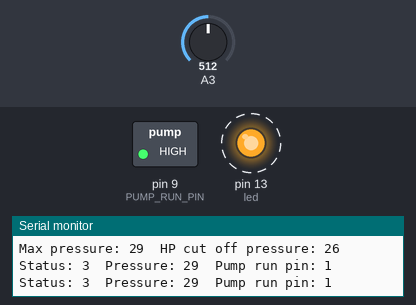
This sketch was run on a simulated Arduino Uno, built with avr-gcc and run on an emulated ATmega328P. Parts: switched loads named in the sketch (green lamp = pin HIGH), output pins drawn as LEDs (lit = HIGH), the last lines printed to the serial monitor. Dashed ring = blinking. The test bench sets the inputs (shaded band); at power-on: A3 = 512.

Above: at 11.2 s.
11.3 s: A3 set to 398
14.8 s: A3 set to 380
At 15.4 s:
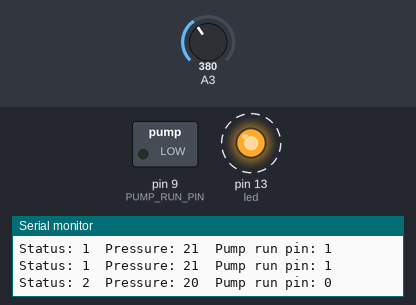
18.6 s: A3 set to 441
22.1 s: A3 set to 474
At 23.9 s:
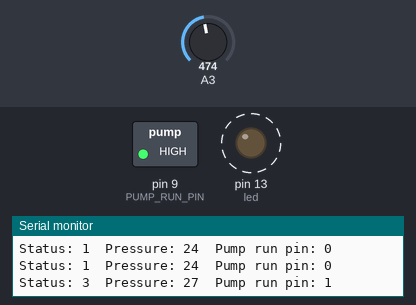
25.9 s: A3 set to 306
At 26.9 s:
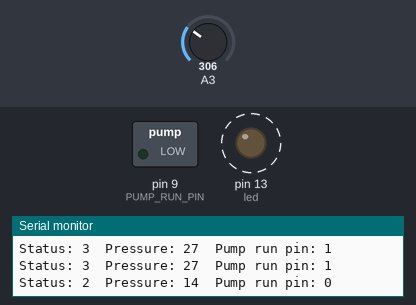
Timing chart, 0 to 30.7 s (numbered marks = the images above; inputs shaded):
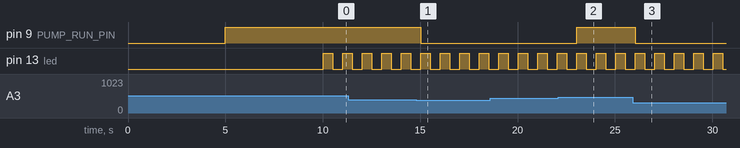

Measured:
- the behaviour switches between 389 and 388 on A3 (found by bisection; images 0 and 1)
- the behaviour switches between 457 and 458 on A3 (found by bisection; images 1 and 2)
- after the input at 14.8 s, pin 9 (PUMP_RUN_PIN): HIGH → LOW after 0.22 s
- after the input at 22.1 s, pin 9 (PUMP_RUN_PIN): LOW → HIGH after 0.93 s
- after the input at 25.9 s, pin 9 (PUMP_RUN_PIN): HIGH → LOW after 0.13 s
- by itself, pin 13 (led): alternates HIGH for 0.50 s and LOW for 0.50 s

The sketch:

sketch_sep22a.ino
```cpp
// Super Simple
// STATUS: 1 = normal pressure; 2 = low pressure (turn on); 3 = high pressure (turn off); 4 = low pressure alarm; 5 = high pressure alarm  */

#define MY_DEBUG

#define PRESSURE_DATA_PIN 3
#define PUMP_RUN_PIN 9
#define MIN_PRESSURE 10
#define LP_TURN_ON 20

int maxPressure = 0;
int pressure = 0;
int HPCutOff = 0;
int status = 0;
int led = 13;
int GetMaxPressure(int);
int GetPressure(int);

void setup()
{
  pinMode(PRESSURE_DATA_PIN, INPUT);
  pinMode(PUMP_RUN_PIN, OUTPUT);
  pinMode(led, OUTPUT);

  maxPressure = GetMaxPressure(PRESSURE_DATA_PIN);
  HPCutOff = static_cast<int>(static_cast<float>(maxPressure) * .9);

  Serial.begin(9600);

  #ifdef MY_DEBUG
  Serial.print("Max pressure: ");
  Serial.print(maxPressure);
  Serial.print("  HP cut off pressure: ");
  Serial.println(HPCutOff);
  #endif
}

void loop()
{
  pressure = GetPressure(PRESSURE_DATA_PIN);

  if (pressure > maxPressure){
    digitalWrite(PUMP_RUN_PIN, HIGH);
    status = 5;  // Overpressure error - turn off pump
  }
  else if (pressure <= MIN_PRESSURE){
    digitalWrite(PUMP_RUN_PIN, HIGH);
    status = 4;  // Underpressure error - turn off pump
  }
  else if (pressure >= HPCutOff){
    digitalWrite(PUMP_RUN_PIN, HIGH);
    status = 3;  // Pressure above cut off - turn off pump
  }
  else if (pressure <= LP_TURN_ON){  //
    digitalWrite(PUMP_RUN_PIN, LOW);
    status = 2;  // Pressure below cut on - turn on pump
  }
  else if (pressure > LP_TURN_ON && pressure < HPCutOff){
    status = 1;  // Pressure good - no change to pump
  }
  else {
    digitalWrite(PUMP_RUN_PIN, HIGH);
    status = 6;  // Undetermined error - turn off pump
  }

  #ifdef MY_DEBUG
  Serial.print("Status: ");
  Serial.print(status);
  Serial.print("  Pressure: ");
  Serial.print(pressure);
  Serial.print("  Pump run pin: ");
  Serial.println(digitalRead(PUMP_RUN_PIN));
  #endif

  digitalWrite(led, HIGH);
  delay(500);
  digitalWrite(led, LOW);
  delay(500);
}

/*--------------------------------------*/
int GetMaxPressure(int inputPin)
{
  digitalWrite(PUMP_RUN_PIN, LOW);
  delay(5000);
  digitalWrite(PUMP_RUN_PIN, HIGH);
  delay(5000);
  return map(analogRead(inputPin),100,925,0,60);
  //inputValue = analogRead(inputPin);
  //PSI = (inputValue - 102) / 15.367;
  //return static_cast<int>(PSI);
}

int GetPressure(int inputPin)
{
  return map(analogRead(inputPin),100,925,0,60);
  //inputValue = analogRead(inputPin);
  //PSI = (inputValue - 102) / 15.367;
  //return static_cast<int>(PSI);
  //return inputValue;
}
```
